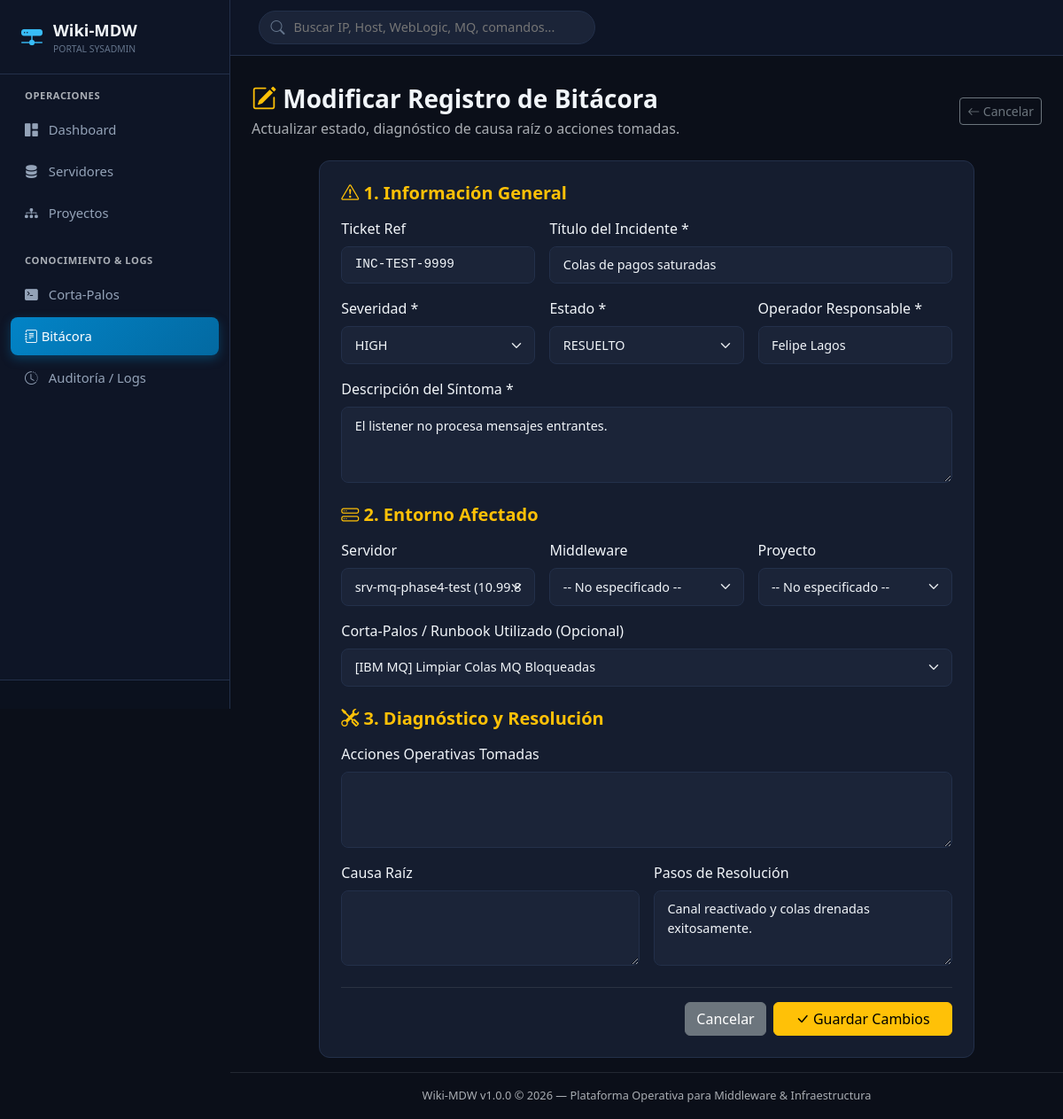
The page /incidents/2/edit on the database its author committed.
### app/models/incident.py (models this page shows, shortened)
class IncidentLog(BaseModel):
    __tablename__ = "incidents"
    ticket_ref = Column(String(50), nullable=True, index=True)  # Ej: 'INC-2026-0819', 'CHG-9941'
    title = Column(String(200), nullable=False, index=True)
    description = Column(Text, nullable=False)
    severity = Column(String(20), default="MEDIUM", nullable=False, index=True)  # LOW, MEDIUM, HIGH, CRITICAL
    status = Column(String(20), default="OPEN", nullable=False, index=True)      # OPEN, IN_PROGRESS, RESOLVED, CLOSED
    actions_taken = Column(Text, nullable=True)     # Pasos operativos ejecutados durante el incidente
    root_cause = Column(Text, nullable=True)        # Causa raíz detectada
    resolution_steps = Column(Text, nullable=True)  # Solución final / recomendación preventiva
    operator_name = Column(String(100), nullable=False, index=True)  # Sysadmin responsable
    occurred_at = Column(DateTime, default=lambda: datetime.now(timezone.utc), nullable=False, index=True)
    resolved_at = Column(DateTime, nullable=True)
    server_id = Column(Integer, ForeignKey("servers.id", ondelete="SET NULL"), nullable=True, index=True)
    middleware_id = Column(Integer, ForeignKey("middlewares.id", ondelete="SET NULL"), nullable=True, index=True)
    project_id = Column(Integer, ForeignKey("projects.id", ondelete="SET NULL"), nullable=True, index=True)
    applied_runbook_id = Column(Integer, ForeignKey("runbooks.id", ondelete="SET NULL"), nullable=True, index=True)
    server = relationship("Server", back_populates="incidents")
    middleware = relationship("MiddlewareInstance", back_populates="incidents")
    project = relationship("Project", back_populates="incidents")
    applied_runbook = relationship("RunbookCommand")
    timeline_updates = relationship("IncidentTimelineEntry", back_populates="incident", cascade="all, delete-orphan", order_by="IncidentTimelineEntry.created_at.asc()")

### app/models/server.py (models this page shows, shortened)
class Server(BaseModel):
    __tablename__ = "servers"
    hostname = Column(String(100), unique=True, nullable=False, index=True)
    ip_address = Column(String(45), unique=True, nullable=False, index=True)
    secondary_ips = Column(Text, nullable=True)  # IPs adicionales o interfaces VIP / Backup
    os_name = Column(String(60), nullable=False, default="Linux")  # RHEL, Oracle Linux, AIX, Ubuntu, Windows Server
    os_version = Column(String(40), nullable=True)  # Ej: 8.8, 7.9, 2022
    environment = Column(String(20), default="PROD", nullable=False, index=True)  # PROD, QA, DEV, DR
    status = Column(String(20), default="ACTIVE", nullable=False, index=True)  # ACTIVE, MAINTENANCE, DECOMMISSIONED
    platform_type = Column(String(50), default="On-Premise", nullable=False)  # On-Premise, Cloud (AWS), Cloud (Azure), Cloud (GCP), Cloud (OCI), etc.
    location = Column(String(150), nullable=True)                             # DC Santiago - Rack B04, us-east-1, etc.
    cpu_cores = Column(Integer, nullable=True)
    ram_gb = Column(Integer, nullable=True)
    ssh_port = Column(Integer, default=22, nullable=False)
    notes = Column(Text, nullable=True)
    project_id = Column(Integer, ForeignKey("projects.id", ondelete="SET NULL"), nullable=True, index=True)
    auth_type = Column(String(30), default="NONE", nullable=False)   # 'PASSWORD', 'SSH_KEY', 'DOMAIN_AD', 'NONE'
    auth_username = Column(String(100), nullable=True)               # root, svc_mdw, DOMAIN\admin
    auth_secret = Column(String(255), nullable=True)                 # Contraseña o token
    ssh_key_content = Column(Text, nullable=True)                    # Repositorio de Llave Privada SSH
    domain_name = Column(String(100), nullable=True)                 # Dominio Windows Active Directory
    auth_notes = Column(Text, nullable=True)                         # Instrucciones especiales de acceso
    project = relationship("Project", back_populates="servers")
    middlewares = relationship("MiddlewareInstance", back_populates="server", cascade="all, delete-orphan")
    runbooks = relationship("RunbookCommand", back_populates="server")
    incidents = relationship("IncidentLog", back_populates="server")

### app/routes/incidents.py (the view, shortened to what this page needs)
@incidents_bp.route("/<int:incident_id>/edit", methods=["GET", "POST"])
def edit_incident(incident_id: int):
    with get_db() as session:
        incident = session.query(IncidentLog).filter(IncidentLog.id == incident_id).first()
        if not incident:
            flash("Incidente no encontrado.", "danger")
            return redirect(url_for("incidents.list_incidents"))
        servers = session.query(Server).order_by(Server.hostname.asc()).all()
        middlewares = session.query(MiddlewareInstance).order_by(MiddlewareInstance.name.asc()).all()
        projects = session.query(Project).order_by(Project.name.asc()).all()
        runbooks = session.query(RunbookCommand).order_by(RunbookCommand.title.asc()).all()
        return render_template(
            "incidents/edit.html",
            incident=incident,
            servers=servers,
            middlewares=middlewares,
            projects=projects,
            runbooks=runbooks
        )

### app/database.py (called while the page is built)
@contextmanager
def get_db():
    session = SessionLocal()
    try:
        yield session
        session.commit()
    except Exception:
        session.rollback()
        raise

### app/templates/incidents/edit.html (shortened to what this page needs)
{% extends "base.html" %}
{% block content %}
<div class="d-flex align-items-center justify-content-between mb-4">
    <div>
        <h3 class="fw-bold mb-1"><i class="bi bi-pencil-square text-warning"></i> Modificar Registro de Bitácora</h3>
        <p class="text-muted mb-0">Actualizar estado, diagnóstico de causa raíz o acciones tomadas.</p>
    </div>
    <a href="{{ url_for('incidents.view_incident', incident_id=incident.id) }}" class="btn btn-outline-secondary btn-sm">
        <i class="bi bi-arrow-left"></i> Cancelar
    </a>
</div>
<div class="row justify-content-center">
    <div class="col-lg-10">
        <div class="card-custom">
            <div class="card-custom-body p-4">
                <form method="POST" action="{{ url_for('incidents.edit_incident', incident_id=incident.id) }}">
                    <h5 class="fw-semibold text-warning mb-3"><i class="bi bi-exclamation-triangle"></i> 1. Información General</h5>
                    <div class="row g-3 mb-4">
                        <div class="col-md-4">
                            <label class="form-label">Ticket Ref</label>
                            <input type="text" name="ticket_ref" class="form-control form-control-dark font-monospace" value="{{ incident.ticket_ref or '' }}">
                        </div>
                        <div class="col-md-8">
                            <label class="form-label">Título del Incidente *</label>
                            <input type="text" name="title" class="form-control form-control-dark" value="{{ incident.title }}" required>
                        </div>
                        <div class="col-md-4">
                            <label class="form-label">Severidad *</label>
                            <select name="severity" class="form-select form-select-dark">
                                <option value="HIGH" {% if incident.severity == 'HIGH' %}selected{% endif %}>HIGH</option>
                            </select>
                        </div>
                        <div class="col-md-4">
                            <label class="form-label">Estado *</label>
                            <select name="status" class="form-select form-select-dark">
                                <option value="RESOLVED" {% if incident.status == 'RESOLVED' %}selected{% endif %}>RESUELTO</option>
                            </select>
                        </div>
                        <div class="col-md-4">
                            <label class="form-label">Operador Responsable *</label>
                            <input type="text" name="operator_name" class="form-control form-control-dark" value="{{ incident.operator_name }}" required>
                        </div>
                        <div class="col-12">
                            <label class="form-label">Descripción del Síntoma *</label>
                            <textarea name="description" class="form-control form-control-dark" rows="3" required>{{ incident.description }}</textarea>
                        </div>
                    </div>
                    <h5 class="fw-semibold text-warning mb-3"><i class="bi bi-hdd-stack"></i> 2. Entorno Afectado</h5>
                    <div class="row g-3 mb-4">
                        <div class="col-md-4">
                            <label class="form-label">Servidor</label>
                            <select name="server_id" class="form-select form-select-dark">
                                {% for s in servers %}
                                    <option value="{{ s.id }}" {% if incident.server_id == s.id %}selected{% endif %}>{{ s.hostname }} ({{ s.ip_address }})</option>
                                {% endfor %}
                            </select>
                        </div>
                        <div class="col-md-4">
                            <label class="form-label">Middleware</label>
                            <select name="middleware_id" class="form-select form-select-dark">
                                <option value="">-- No especificado --</option>
                            </select>
                        </div>
                        <div class="col-md-4">
                            <label class="form-label">Proyecto</label>
                            <select name="project_id" class="form-select form-select-dark">
                                <option value="">-- No especificado --</option>
                            </select>
                        </div>
                        <div class="col-12">
                            <label class="form-label">Corta-Palos / Runbook Utilizado (Opcional)</label>
                            <select name="applied_runbook_id" class="form-select form-select-dark">
                                {% for rb in runbooks %}
                                    <option value="{{ rb.id }}" {% if incident.applied_runbook_id == rb.id %}selected{% endif %}>[{{ rb.category }}] {{ rb.title }}</option>
                                {% endfor %}
                            </select>
                        </div>
                    </div>
                    <h5 class="fw-semibold text-warning mb-3"><i class="bi bi-tools"></i> 3. Diagnóstico y Resolución</h5>
                    <div class="row g-3 mb-4">
                        <div class="col-12">
                            <label class="form-label">Acciones Operativas Tomadas</label>
                            <textarea name="actions_taken" class="form-control form-control-dark font-monospace text-light" rows="3">{{ incident.actions_taken or '' }}</textarea>
                        </div>
                        <div class="col-md-6">
                            <label class="form-label">Causa Raíz</label>
                            <textarea name="root_cause" class="form-control form-control-dark" rows="3">{{ incident.root_cause or '' }}</textarea>
                        </div>
                        <div class="col-md-6">
                            <label class="form-label">Pasos de Resolución</label>
                            <textarea name="resolution_steps" class="form-control form-control-dark" rows="3">{{ incident.resolution_steps or '' }}</textarea>
                        </div>
                    </div>
                    <div class="d-flex justify-content-end gap-2 border-top border-secondary border-opacity-25 pt-3">
                        <a href="{{ url_for('incidents.view_incident', incident_id=incident.id) }}" class="btn btn-secondary">Cancelar</a>
                        <button type="submit" class="btn btn-warning px-4"><i class="bi bi-check-lg"></i> Guardar Cambios</button>
                    </div>
                </form>
            </div>
        </div>
    </div>
</div>
{% endblock %}

### app/static/css/style.css (style rules this page uses)
:root { --bg-main: #0b0f19; --bg-card: #151d2f; --bg-card-hover: #1c263c; --bg-sidebar: #0e1526; --bg-input: #1b2438; --border-color: #23304a; --border-focus: #38bdf8; --text-primary: #f1f5f9; --text-secondary: #94a3b8; --text-muted: #64748b; --accent-blue: #38bdf8; --accent-indigo: #818cf8; --accent-green: #34d399; --accent-yellow: #fbbf24; --accent-red: #f87171; --accent-purple: #c084fc; --terminal-bg: #070a13; --terminal-text: #38bdf8; }
body { background-color: var(--bg-main); color: var(--text-primary); font-family: system-ui, -apple-system, "Segoe UI", Roboto, "Helvetica Neue", Arial, sans-serif; min-height: 100vh; }
.card-custom { background-color: var(--bg-card); border: 1px solid var(--border-color); border-radius: 0.75rem; transition: transform 0.2s, box-shadow 0.2s; }
.card-custom-body { padding: 1.25rem; }
.form-control-dark, .form-select-dark { background-color: var(--bg-input); border: 1px solid var(--border-color); color: var(--text-primary); border-radius: 0.5rem; padding: 0.6rem 0.9rem; font-size: 0.9rem; }

### rows shown on the page
IncidentLog: ticket_ref "INC-TEST-9999", title "Colas de pagos saturadas", severity "HIGH", status "RESUELTO", operator_name "Felipe Lagos", description "El listener no procesa mensajes entrantes.", server_id "srv-mq-phase4-test (10.99.88.77)", applied_runbook_id "[IBM MQ] Limpiar Colas MQ Bloqueadas", resolution_steps "Canal reactivado y colas drenadas exitosamente."

### other values the page prints
{{ app_version }} "1.0.0"
